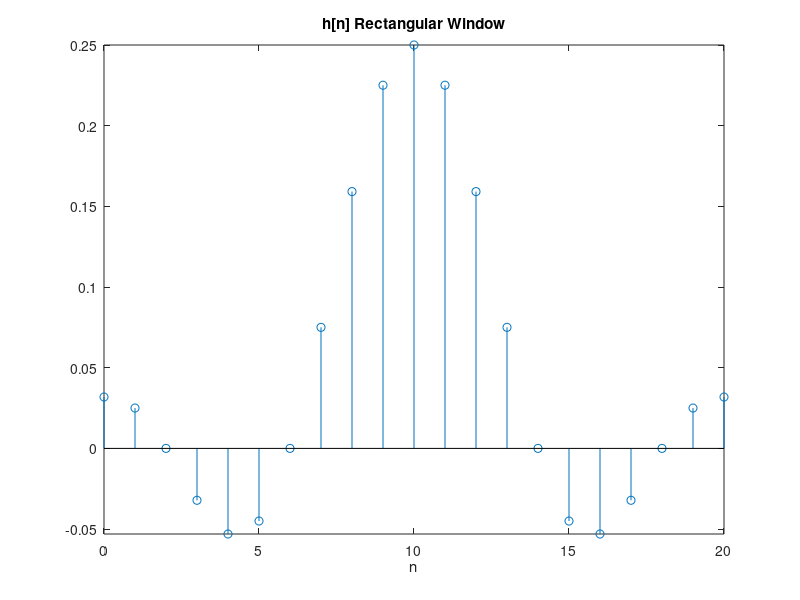
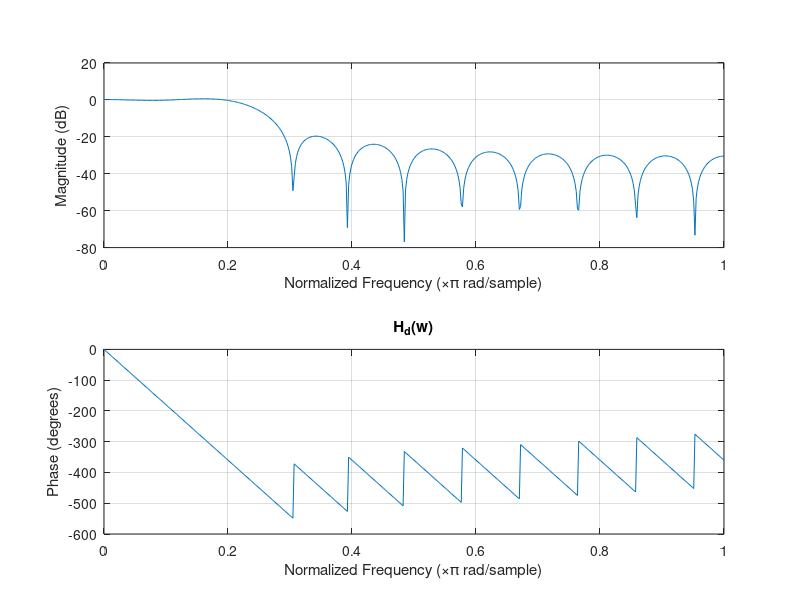
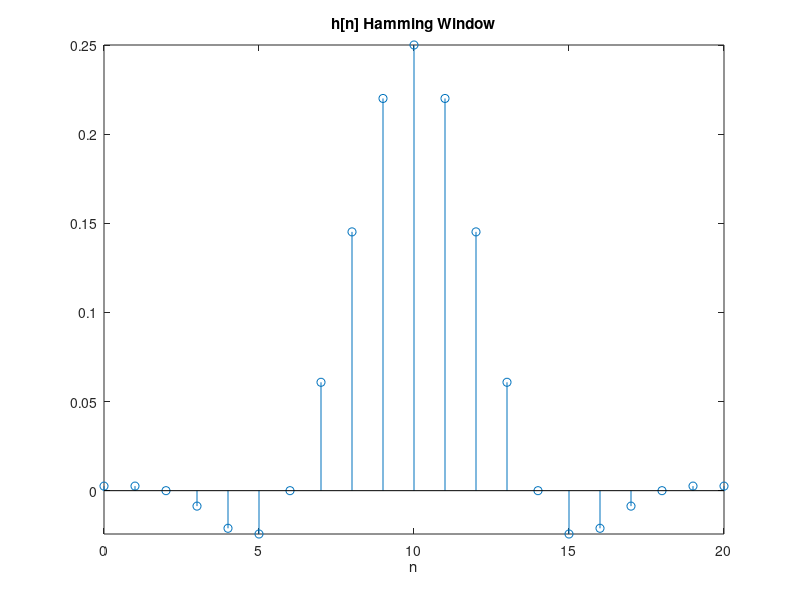
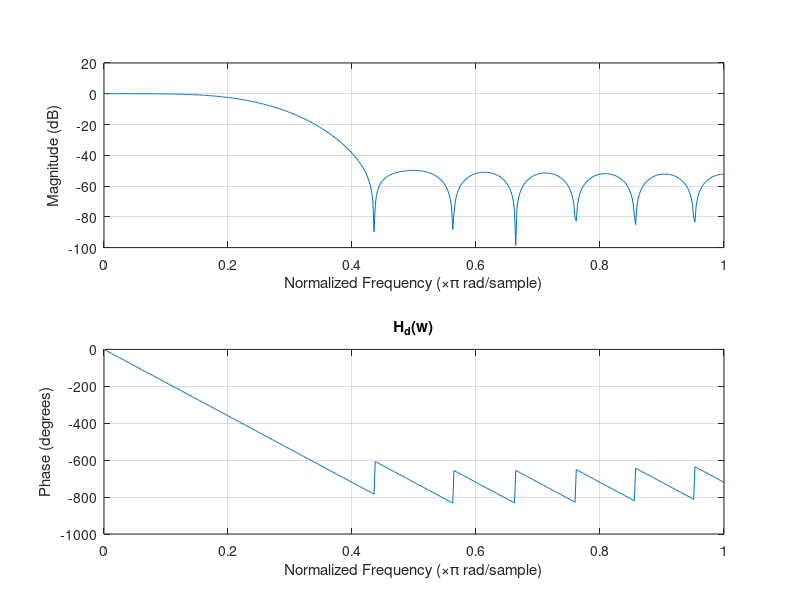

The MATLAB source for these figures, in order:
%% windowing method - rectangular window
N = 21;
n = 0:N-1;
g = (1/4).*sinc(1/4.*(n-10));

rect = ones(1,N);
hrect = rect.*g;
figure, stem(0:N-1,hrect), title('h[n] Rectangular Window'); xlabel('n'); axis tight;
figure, freqz(hrect,1), title('H_d(w)');

%% windowing method - hamming window
ham = hamming(N);
hham = g.*ham';
figure, stem(0:N-1,hham), title('h[n] Hamming Window'); xlabel('n'); axis tight;
figure, freqz(hham,1), title('H_d(w)');


%% Windowing method - Hamming window, various lengths
N1 = 21;
n1 = 0:N1-1;
N2 = 41;
n2 = 0:N2-1;
N3 = 61;
n3 = 0:N3-1;
g1 = (1/4).*sinc(1/4.*(n1-10));
g2 = (1/4).*sinc(1/4.*(n2-20));
g3 = (1/4).*sinc(1/4.*(n3-30));

ham1 = hamming(N1);
ham2 = hamming(N2);
ham3 = hamming(N3);
hham1 = g1.*ham1';
hham2 = g2.*ham2';
hham3 = g3.*ham3';
figure, stem(0:N1-1,hham1), title('h[n] Hamming Window'); xlabel('n'); axis tight;
figure, freqz(hham1,1), title('H_d(w)');
figure, stem(0:N2-1,hham2), title('h[n] Hamming Window'); xlabel('n'); axis tight;
figure, freqz(hham2,1), title('H_d(w)');
figure, stem(0:N3-1,hham3), title('h[n] Hamming Window'); xlabel('n'); axis tight;
figure, freqz(hham3,1), title('H_d(w)');